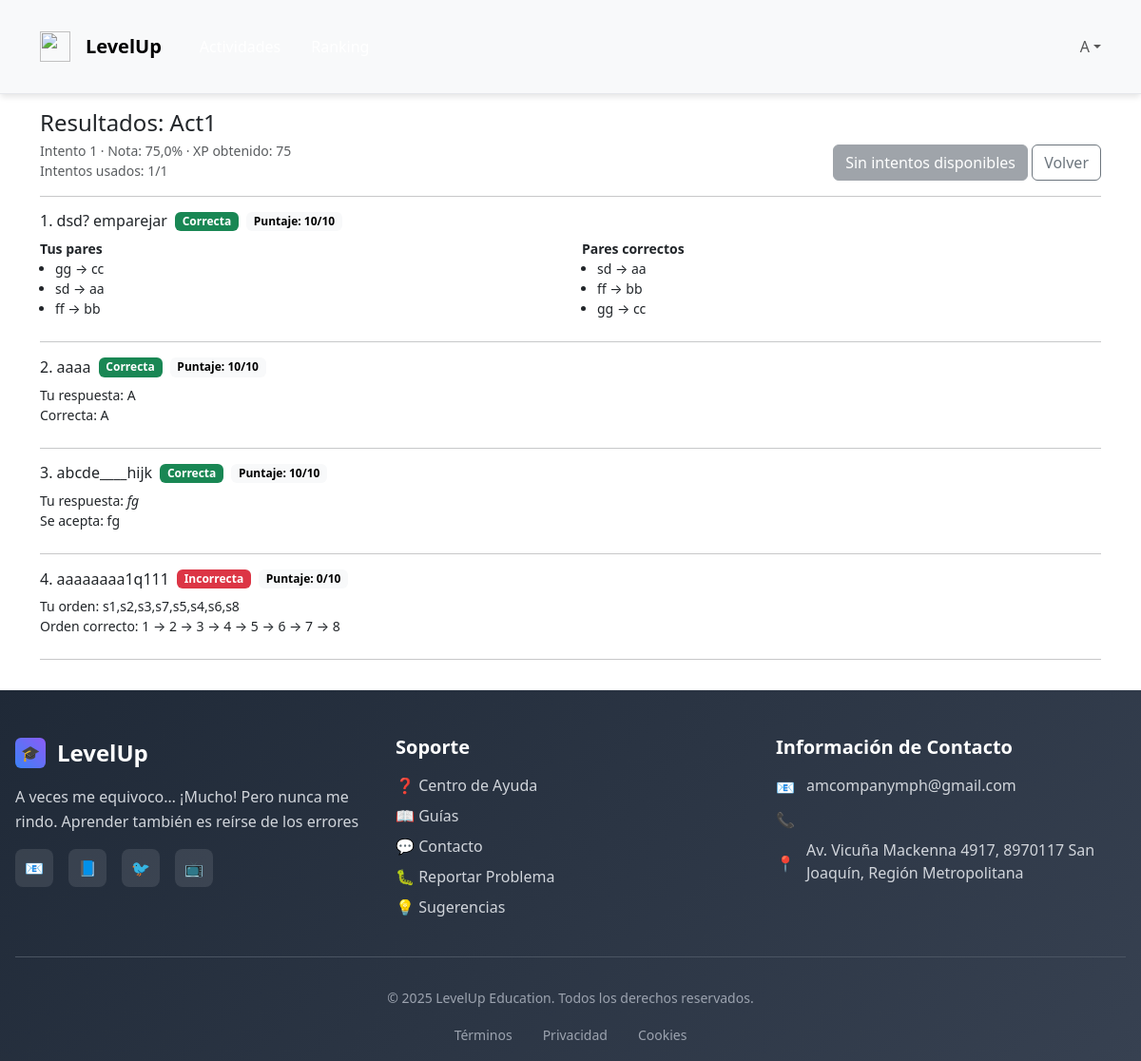
Screenshot of /actividades/estudiante/1/resultado/ (signed in) with the database file from the repository.
### LevelUp/models.py (models this page shows, shortened)
class Actividad(models.Model):
    class Tipo(models.TextChoices):
        QUIZ = "quiz", "Quiz"
        JUEGO = "juego", "Juego"
        VIDEO = "video", "Video"
        TAREA = "tarea", "Tarea"
    class Dificultad(models.IntegerChoices):
        FACIL = 1, "Fácil"
        MEDIO = 2, "Medio"
        DIFICIL = 3, "Difícil"
    titulo = models.CharField(max_length=150)
    descripcion = models.TextField()
    tipo = models.CharField(max_length=20, choices=Tipo.choices)
    dificultad = models.IntegerField(
        choices=Dificultad.choices,
        default=Dificultad.MEDIO,
        validators=[MinValueValidator(1), MaxValueValidator(3)]
    )
    recurso = models.ForeignKey(Recurso, on_delete=models.SET_NULL, null=True, blank=True)
    recompensa = models.ForeignKey(Recompensa, on_delete=models.SET_NULL, null=True, blank=True)
    docente = models.ForeignKey(
        Docente, on_delete=models.SET_NULL, null=True, blank=True, related_name="actividades_creadas"
    )
    es_publicada = models.BooleanField(default=False)
    fecha_publicacion = models.DateTimeField(null=True, blank=True)
    fecha_cierre = models.DateTimeField(null=True, blank=True)
    xp_total = models.PositiveIntegerField(default=100, help_text="XP base proporcional al puntaje obtenido")
    intentos_max = models.PositiveSmallIntegerField(
        default=1,
        validators=[MinValueValidator(1), MaxValueValidator(20)],
        help_text="Número máximo de intentos por estudiante (1–20)."
    )
    estudiantes = models.ManyToManyField(
        'Estudiante', through='AsignacionActividad', related_name='actividades', blank=True
    )

class Submission(models.Model):
    actividad = models.ForeignKey(Actividad, on_delete=models.CASCADE, related_name="submissions")
    estudiante = models.ForeignKey(Estudiante, on_delete=models.CASCADE, related_name="submissions")
    intento = models.PositiveIntegerField(default=1)
    iniciado_en = models.DateTimeField(auto_now_add=True)
    enviado_en = models.DateTimeField(null=True, blank=True)
    finalizado = models.BooleanField(default=False)
    xp_obtenido = models.PositiveIntegerField(default=0)
    calificacion = models.FloatField(null=True, blank=True)
    class Meta:
        unique_together = ("actividad", "estudiante", "intento")
        ordering = ["-intento", "-id"]

class ItemActividad(models.Model):
    class ItemType(models.TextChoices):
        MCQ = "mcq", "Opción múltiple"
        TRUE_FALSE = "tf", "Verdadero/Falso"
        FILL_BLANK = "fib", "Completar espacios"
        SORT = "sort", "Ordenar"
        MATCH = "match", "Emparejar"
        TEXT = "text", "Respuesta de texto"
        IMAGE = "image", "Pregunta con imagen"
        INTERACTIVE = "interactive", "Interactiva (embed/url)"
        GAME = "game", "Juego (embed)"
    actividad = models.ForeignKey(Actividad, on_delete=models.CASCADE, related_name="items")
    tipo = models.CharField(max_length=20, choices=ItemType.choices)
    enunciado = models.TextField()
    imagen = models.ImageField(upload_to="actividades/items", null=True, blank=True)
    datos = JSONField(default=dict, blank=True)
    puntaje = models.PositiveIntegerField(
        default=10, validators=[MinValueValidator(1), MaxValueValidator(1000)]
    )
    orden = models.PositiveIntegerField(default=0)
    class Meta:
        ordering = ["orden", "id"]

### LevelUp/views.py (the view, shortened to what this page needs)
# urls.py: path("actividades/estudiante/<int:pk>/resultado/", views.actividad_resultados, name="resolver_resultado"),
@login_required
def actividad_resultados(request, pk):
    if not es_estudiante(request.user):
        raise Http404
    estudiante = get_object_or_404(Estudiante, usuario=request.user)
    act = get_object_or_404(Actividad, pk=pk)
    intento_qs = Submission.objects.filter(
        actividad=act, estudiante=estudiante, finalizado=True
    ).order_by("-intento", "-id")
    intento_param = request.GET.get("intento")
    if intento_param and str(intento_param).isdigit():
        sub = intento_qs.filter(intento=int(intento_param)).first() or intento_qs.first()
    else:
        sub = intento_qs.first()
    items_data = []
    for item in act.items.all():
        tipo = (item.tipo or "").lower()
        ans = Answer.objects.filter(submission=sub, item=item).first()
        respuesta = ans.respuesta if ans else {}
        correcto = bool(ans.es_correcta) if ans else False
        detalle = {
            "tipo": tipo,
            "correcto": correcto,
            "puntaje": item.puntaje,
            "obtenido": ans.puntaje_obtenido if ans else 0,
        }
        if tipo == "mcq":
            opciones = list((item.datos or {}).get("opciones", []))
            correctas = list((item.datos or {}).get("correctas", []))  # índices 0-based
            multiple = bool((item.datos or {}).get("multiple", False))
            if multiple:
                marcadas = list(respuesta.get("marcadas") or [])
            else:
                marcadas = [respuesta.get("marcada")] if respuesta.get("marcada") is not None else []
            detalle.update({
                "opciones": opciones,
                "correctas": correctas,
                "marcadas": marcadas,
                "multiple": multiple,
                "correctas_letras": ", ".join(_letra(i) for i in correctas),
                "marcadas_letras": ", ".join(_letra(i) for i in marcadas if i is not None),
            })
        elif tipo == "tf":
            esperado = bool((item.datos or {}).get("respuesta"))
            valor = bool(respuesta.get("valor"))
            detalle.update({"esperado": esperado, "valor": valor})
        elif tipo == "fib":
            aceptadas = list((item.datos or {}).get("respuestas", []))
            texto = (respuesta.get("texto") or "")
            detalle.update({"aceptadas": aceptadas, "texto": texto})
        elif tipo == "sort":
            orden_ok = list((item.datos or {}).get("orden_correcto", []))
            items_map = {x["id"]: x.get("texto") for x in (item.datos or {}).get("items", [])}
            orden_alum = (respuesta.get("orden") or [])
            detalle.update({
                "orden_correcto": [items_map.get(i, i) for i in orden_ok],
                "orden_alumno": [items_map.get(i, i) for i in orden_alum],
            })
        elif tipo == "match":
            pares = (item.datos or {}).get("pares", [])
            esperado_ids = [(p["left"]["id"], p["right"]["id"]) for p in pares]
            left_map = {p["left"]["id"]: p["left"]["texto"] for p in pares}
            right_map = {p["right"]["id"]: p["right"]["texto"] for p in pares}
            alumno_ids = [(p.get("left"), p.get("right")) for p in (respuesta.get("pares") or [])]
            detalle.update({
                "pares_esperados": [(left_map.get(l, l), right_map.get(r, r)) for (l, r) in esperado_ids],
                "pares_alumno": [(left_map.get(l, l), right_map.get(r, r)) for (l, r) in alumno_ids],
            })
        elif tipo == "text":
            detalle.update({
                "texto": (respuesta.get("texto") or ""),
                "palabras_clave": (item.datos or {}).get("palabras_clave", []),
                "long_min": (item.datos or {}).get("long_min", 0),
            })
        elif tipo in ("interactive", "game"):
            detalle.update({"completado": bool(respuesta.get("completado", True))})
        else:
            detalle.update({"respuesta": respuesta})
        items_data.append({"item": item, "detalle": detalle})
    intentos_usados = Submission.objects.filter(actividad=act, estudiante=estudiante).count()
    intentos_max = act.intentos_max
    now = timezone.now()
    puede_reintentar = (
        act.es_publicada
        and (not act.fecha_cierre or now <= act.fecha_cierre)
        and intentos_usados < intentos_max
    )
    return render(request, "LevelUp/actividades/estudiante_resultados.html", {
        "actividad": act,
        "sub": sub,
        "items_data": items_data,
        "intentos_usados": intentos_usados,
        "intentos_max": intentos_max,
        "puede_reintentar": puede_reintentar,
    })

### LevelUp/views.py (called while the page is built)
def es_estudiante(user) -> bool:
    return getattr(user, "rol", None) == Usuario.Rol.ESTUDIANTE

def _letra(i):
    try:
        i = int(i)
    except Exception:
        return "?"
    return chr(65 + i)

### LevelUp/templates/LevelUp/actividades/estudiante_resultados.html (shortened to what this page needs)
{% extends "LevelUp/base.html" %}
{% block content %}
<div class="container py-3">
    <div class="d-flex justify-content-between align-items-end">
        <div>
            <h1 class="h4 mb-1">Resultados: {{ actividad.titulo }}</h1>
            <div class="small text-muted">
                Intento {{ sub.intento }} · Nota: {{ sub.calificacion }}% · XP obtenido: {{ sub.xp_obtenido }}
            </div>
            <div class="small text-muted">
                Intentos usados: {{ intentos_usados }}/{{ intentos_max }}
            </div>
        </div>
        <div class="text-end">
            {% if puede_reintentar %}
            <a class="btn btn-primary" href="{% url 'resolver' actividad.pk %}">Intentar de nuevo</a>
            {% else %}
            <button class="btn btn-secondary" disabled>Sin intentos disponibles</button>
            {% endif %}
            <a class="btn btn-outline-secondary" href="{% url 'estudiante_lista' %}">Volver</a>
        </div>
    </div>
    <hr>
    {% for row in items_data %}
    {% with item=row.item d=row.detalle %}
    <div class="mb-4">
        <h2 class="h6 d-flex align-items-center gap-2">
            {{ forloop.counter }}. {{ item.enunciado }}
            {% if d.correcto %}
            <span class="badge text-bg-success">Correcta</span>
            {% else %}
            <span class="badge text-bg-danger">Incorrecta</span>
            {% endif %}
            <span class="badge text-bg-light">Puntaje: {{ d.obtenido }}/{{ d.puntaje }}</span>
        </h2>
        {% if d.tipo == 'mcq' %}
        {% if d.multiple %}
        <div class="small">Tus respuestas: {{ d.marcadas_letras|default:'—' }}</div>
        <div class="small">Correctas: {{ d.correctas_letras }}</div>
        <ul class="mt-2">
            {% for op in d.opciones %}
            {% with idx=forloop.counter0 letra=idx|add:""|slice:":0" %}
            <li>
                {{ forloop.counter|add:-1|add:65|stringformat:"c" }}. {{ op }}
            </li>
            {% endwith %}
            {% endfor %}
        </ul>
        {% else %}
        <div class="small">Tu respuesta: {{ d.marcadas_letras|default:'—' }}</div>
        <div class="small">Correcta: {{ d.correctas_letras }}</div>
        {% endif %}
        {% elif d.tipo == 'tf' %}
        <div class="small">Tu respuesta: {{ d.valor|yesno:"Verdadero,Falso" }}</div>
        <div class="small">Correcta: {{ d.esperado|yesno:"Verdadero,Falso" }}</div>
        {% elif d.tipo == 'fib' %}
        <div class="small">Tu respuesta: <em>{{ d.texto|default:"—" }}</em></div>
        <div class="small">Se acepta: {{ d.aceptadas|join:", " }}</div>
        {% elif d.tipo == 'sort' %}
        <div class="small">Tu orden: {{ d.orden_alumno|join:" → " }}</div>
        <div class="small">Orden correcto: {{ d.orden_correcto|join:" → " }}</div>
        {% elif d.tipo == 'match' %}
        <div class="row">
            <div class="col-md-6">
                <div class="fw-bold small">Tus pares</div>
                <ul class="small m-0 ps-3">
                    {% for l,r in d.pares_alumno %}
                    <li>{{ l }} → {{ r }}</li>
                    {% empty %}
                    <li>—</li>
                    {% endfor %}
                </ul>
            </div>
            <div class="col-md-6">
                <div class="fw-bold small">Pares correctos</div>
                <ul class="small m-0 ps-3">
                    {% for l,r in d.pares_esperados %}
                    <li>{{ l }} → {{ r }}</li>
                    {% endfor %}
                </ul>
            </div>
        </div>
        {% elif d.tipo == 'text' %}
        <div class="small">Tu respuesta:</div>
        <div class="border rounded p-2 mb-2">{{ d.texto|linebreaksbr }}</div>
        {% if d.palabras_clave and d.palabras_clave|length > 0 %}
        <div class="small text-muted">Sugerencia: palabras clave esperadas: {{ d.palabras_clave|join:", " }}</div>
        {% endif %}
        {% elif d.tipo == 'interactive' or d.tipo == 'game' %}
        <div class="small">Completado: {{ d.completado|yesno:"Sí,No" }}</div>
        {% else %}
        <pre class="small bg-light p-2">{{ d.respuesta|default:"" }}</pre>
        {% endif %}
    </div>
    <hr>
    {% endwith %}
    {% endfor %}
</div>
{% endblock %}

### LevelUp/static/LevelUp/css/style.css (style rules this page uses)
:root { --primary-color: #3b82f6; --secondary-color: #8b5cf6; --success-color: #10b981; --warning-color: #f59e0b; --danger-color: #ef4444; --background-light: #f8fafc; --background-gradient: linear-gradient(135deg, #667eea 0%, #764ba2 100%); --card-shadow: 0 4px 6px -1px rgba(0, 0, 0, 0.1); --card-shadow-hover: 0 10px 15px -3px rgba(0, 0, 0, 0.1); --border-radius: 0.5rem; --border-radius-lg: 1rem; --font-family: 'Inter', -apple-system, BlinkMacSystemFont, sans-serif; }
* { margin: 0; padding: 0; box-sizing: border-box; }
body { font-family: var(--font-family); background: var(--background-light); color: #1f2937; line-height: 1.6; }
.container { max-width: 1200px; margin: 0 auto; padding: 0 1rem; }
.btn { display: inline-flex; align-items: center; justify-content: center; padding: 0.75rem 1.5rem; border-radius: var(--border-radius); font-weight: 500; text-decoration: none; border: none; cursor: pointer; transition: all 0.2s ease; gap: 0.5rem; }
.btn-secondary { background: var(--secondary-color); color: white; }
.badge { display: inline-flex; align-items: center; padding: 0.25rem 0.75rem; border-radius: 9999px; font-size: 0.875rem; font-weight: 500; gap: 0.25rem; }
.mb-4 { margin-bottom: 1rem; }

### LevelUp/static/LevelUp/css/global.css (style rules this page uses)
:root { --bg:#f8fafc; --text:#111827; --muted:#6b7280; --border:#e5e7eb; --primary:#6366f1; --primary-weak: rgba(99,102,241,.15); --success:#10b981; --warning:#f59e0b; }
html,body { height:100%; }
body { margin:0; background:var(--bg); color:var(--text); font-family:system-ui, -apple-system, "Segoe UI", Roboto, Ubuntu, Cantarell, "Helvetica Neue", Arial, "Noto Sans", "Apple Color Emoji","Segoe UI Emoji","Segoe UI Symbol"; }
.container { max-width:1100px; margin:0 auto; padding:1.25rem; }
.mb-1 { margin-bottom:.5rem; }
.btn { display:inline-flex; align-items:center; justify-content:center; gap:.5rem; padding:.6rem .9rem; border-radius:.5rem; border:0; cursor:pointer; text-decoration:none; }
.text-muted { color:var(--muted); }
:root { --bp-ink:#1E1B2E; --bp-primary:#867cc4; --bp-primary-600:#6f64a3; --bp-blue:#3A81F6; --bp-accent:#988bb6; --bp-hero:#bfbaf7; --bp-soft:#EAF0FF; --bp-cream:#fbeaff; }

### rows the page displays
Actividad: titulo "Act1"
Submission: intento "1", calificacion "75,0", xp_obtenido "75"
ItemActividad: item.enunciado "dsd? emparejar", shows "Correcta", detalle.obtenido "10", detalle.puntaje "10", pares_alumno "gg" "sd" "ff", pares_alumno "cc" "aa" "bb", pares_esperados "sd" "ff" "gg", pares_esperados "aa" "bb" "cc"
ItemActividad: item.enunciado "aaaa", shows "Correcta", detalle.obtenido "10", detalle.puntaje "10", detalle.marcadas_letras "A", detalle.correctas_letras "A"
ItemActividad: item.enunciado "abcde____hijk", shows "Correcta", detalle.obtenido "10", detalle.puntaje "10", detalle.texto "fg", detalle.aceptadas "fg"
ItemActividad: item.enunciado "aaaaaaaa1q111", shows "Incorrecta", detalle.obtenido "0", detalle.puntaje "10", detalle.orden_alumno "s1,s2,s3,s7,s5,s4,s6,s8", detalle.orden_correcto "1 → 2 → 3 → 4 → 5 → 6 → 7 → 8"

### other values shown
{{ display_name|slice:":1"|upper }} "A"
{{ intentos_usados }} "1"
{{ intentos_max }} "1"
